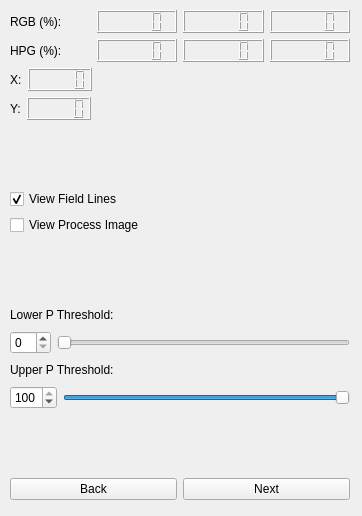
       <widget class="QWidget" name="tela1">
        <property name="geometry">
         <rect>
          <x>0</x>
          <y>0</y>
          <width>362</width>
          <height>516</height>
         </rect>
        </property>
        <widget class="QWidget" name="layout45">
         <property name="geometry">
          <rect>
           <x>10</x>
           <y>10</y>
           <width>340</width>
           <height>490</height>
          </rect>
         </property>
         <layout class="QVBoxLayout">
          <item>
           <layout class="QVBoxLayout">
            <item>
             <layout class="QHBoxLayout">
              <item>
               <widget class="QLabel" name="labelRGB">
                <property name="text">
                 <string>RGB (%):</string>
                </property>
                <property name="wordWrap">
                 <bool>false</bool>
                </property>
               </widget>
              </item>
              <item>
               <widget class="QLCDNumber" name="lcdRGB_R"/>
              </item>
              <item>
               <widget class="QLCDNumber" name="lcdRGB_G"/>
              </item>
              <item>
               <widget class="QLCDNumber" name="lcdRGB_B"/>
              </item>
             </layout>
            </item>
            <item>
             <layout class="QHBoxLayout">
              <item>
               <widget class="QLabel" name="labelHGP">
                <property name="text">
                 <string>HPG (%):</string>
                </property>
                <property name="wordWrap">
                 <bool>false</bool>
                </property>
               </widget>
              </item>
              <item>
               <widget class="QLCDNumber" name="lcdHGP_H"/>
              </item>
              <item>
               <widget class="QLCDNumber" name="lcdHGP_P"/>
              </item>
              <item>
               <widget class="QLCDNumber" name="lcdHGP_G"/>
              </item>
             </layout>
            </item>
            <item>
             <layout class="QHBoxLayout">
              <item>
               <widget class="QLabel" name="labelX">
                <property name="text">
                 <string>X:</string>
                </property>
                <property name="wordWrap">
                 <bool>false</bool>
                </property>
               </widget>
              </item>
              <item>
               <widget class="QLCDNumber" name="lcdX"/>
              </item>
              <item>
               <spacer name="spacer3">
                <property name="orientation">
                 <enum>Qt::Horizontal</enum>
                </property>
                <property name="sizeType">
                 <enum>QSizePolicy::Expanding</enum>
                </property>
                <property name="sizeHint" stdset="0">
                 <size>
                  <width>40</width>
                  <height>20</height>
                 </size>
                </property>
               </spacer>
              </item>
             </layout>
            </item>
            <item>
             <layout class="QHBoxLayout">
              <item>
               <widget class="QLabel" name="labelY">
                <property name="text">
                 <string>Y:</string>
                </property>
                <property name="wordWrap">
                 <bool>false</bool>
                </property>
               </widget>
              </item>
              <item>
               <widget class="QLCDNumber" name="lcdY"/>
              </item>
              <item>
               <spacer name="spacer4">
                <property name="orientation">
                 <enum>Qt::Horizontal</enum>
                </property>
                <property name="sizeType">
                 <enum>QSizePolicy::Expanding</enum>
                </property>
                <property name="sizeHint" stdset="0">
                 <size>
                  <width>40</width>
                  <height>20</height>
                 </size>
                </property>
               </spacer>
              </item>
             </layout>
            </item>
           </layout>
          </item>
          <item>
           <spacer name="spacer9">
            <property name="orientation">
             <enum>Qt::Vertical</enum>
            </property>
            <property name="sizeType">
             <enum>QSizePolicy::Expanding</enum>
            </property>
            <property name="sizeHint" stdset="0">
             <size>
              <width>20</width>
              <height>40</height>
             </size>
            </property>
           </spacer>
          </item>
          <item>
           <layout class="QHBoxLayout">
            <item>
             <layout class="QVBoxLayout">
              <item>
               <widget class="QCheckBox" name="checkExibirGrade">
                <property name="text">
                 <string>View Field Lines</string>
                </property>
                <property name="checked">
                 <bool>true</bool>
                </property>
               </widget>
              </item>
              <item>
               <widget class="QCheckBox" name="checkExibirImagemProcessada">
                <property name="text">
                 <string>View Process Image</string>
                </property>
               </widget>
              </item>
             </layout>
            </item>
            <item>
             <spacer name="spacer8">
              <property name="orientation">
               <enum>Qt::Horizontal</enum>
              </property>
              <property name="sizeType">
               <enum>QSizePolicy::Expanding</enum>
              </property>
              <property name="sizeHint" stdset="0">
               <size>
                <width>40</width>
                <height>20</height>
               </size>
              </property>
             </spacer>
            </item>
           </layout>
          </item>
          <item>
           <spacer name="spacer9_2">
            <property name="orientation">
             <enum>Qt::Vertical</enum>
            </property>
            <property name="sizeType">
             <enum>QSizePolicy::Expanding</enum>
            </property>
            <property name="sizeHint" stdset="0">
             <size>
              <width>20</width>
              <height>40</height>
             </size>
            </property>
           </spacer>
          </item>
          <item>
           <layout class="QVBoxLayout">
            <item>
             <layout class="QHBoxLayout">
              <item>
               <widget class="QLabel" name="labelLimiarPInf">
                <property name="text">
                 <string>Lower P Threshold:</string>
                </property>
                <property name="wordWrap">
                 <bool>false</bool>
                </property>
               </widget>
              </item>
              <item>
               <spacer name="spacer5_2">
                <property name="orientation">
                 <enum>Qt::Horizontal</enum>
                </property>
                <property name="sizeType">
                 <enum>QSizePolicy::Expanding</enum>
                </property>
                <property name="sizeHint" stdset="0">
                 <size>
                  <width>160</width>
                  <height>20</height>
                 </size>
                </property>
               </spacer>
              </item>
             </layout>
            </item>
            <item>
             <layout class="QHBoxLayout">
              <item>
               <widget class="QSpinBox" name="spinLimiarPInf">
                <property name="maximum">
                 <number>99</number>
                </property>
                <property name="value">
                 <number>0</number>
                </property>
               </widget>
              </item>
              <item>
               <widget class="QSlider" name="sliderLimiarPInf">
                <property name="maximum">
                 <number>99</number>
                </property>
                <property name="value">
                 <number>0</number>
                </property>
                <property name="orientation">
                 <enum>Qt::Horizontal</enum>
                </property>
               </widget>
              </item>
             </layout>
            </item>
           </layout>
          </item>
          <item>
           <layout class="QVBoxLayout">
            <item>
             <layout class="QHBoxLayout">
              <item>
               <widget class="QLabel" name="labelLimiarPSup">
                <property name="text">
                 <string>Upper P Threshold:</string>
                </property>
                <property name="wordWrap">
                 <bool>false</bool>
                </property>
               </widget>
              </item>
              <item>
               <spacer name="spacer5">
                <property name="orientation">
                 <enum>Qt::Horizontal</enum>
                </property>
                <property name="sizeType">
                 <enum>QSizePolicy::Expanding</enum>
                </property>
                <property name="sizeHint" stdset="0">
                 <size>
                  <width>160</width>
                  <height>20</height>
                 </size>
                </property>
               </spacer>
              </item>
             </layout>
            </item>
            <item>
             <layout class="QHBoxLayout">
              <item>
               <widget class="QSpinBox" name="spinLimiarPSup">
                <property name="minimum">
                 <number>1</number>
                </property>
                <property name="maximum">
                 <number>100</number>
                </property>
                <property name="value">
                 <number>100</number>
                </property>
               </widget>
              </item>
              <item>
               <widget class="QSlider" name="sliderLimiarPSup">
                <property name="minimum">
                 <number>1</number>
                </property>
                <property name="maximum">
                 <number>100</number>
                </property>
                <property name="value">
                 <number>100</number>
                </property>
                <property name="orientation">
                 <enum>Qt::Horizontal</enum>
                </property>
               </widget>
              </item>
             </layout>
            </item>
           </layout>
          </item>
          <item>
           <spacer name="spacer11">
            <property name="orientation">
             <enum>Qt::Vertical</enum>
            </property>
            <property name="sizeType">
             <enum>QSizePolicy::Expanding</enum>
            </property>
            <property name="sizeHint" stdset="0">
             <size>
              <width>20</width>
              <height>38</height>
             </size>
            </property>
           </spacer>
          </item>
          <item>
           <layout class="QHBoxLayout">
            <item>
             <widget class="QPushButton" name="pushVoltarTela1">
              <property name="text">
               <string>Back</string>
              </property>
             </widget>
            </item>
            <item>
             <widget class="QPushButton" name="pushAvancarTela1">
              <property name="text">
               <string>Next</string>
              </property>
             </widget>
            </item>
           </layout>
          </item>
         </layout>
        </widget>
       </widget>
